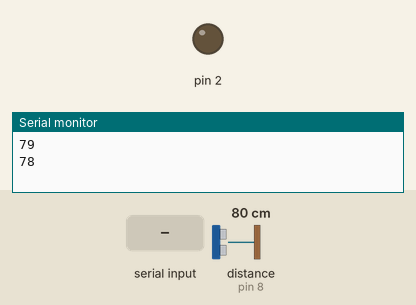
Bench run of a sketch on a simulated Arduino Uno, built with avr-gcc and run on an emulated ATmega328P. On the bench: output pins drawn as LEDs (lit = HIGH), the last lines printed to the serial monitor. Wiring (inferred from the names in the program): ultrasonic range finder: trigger pin 9; echo pin 8. The test bench sets the inputs (shaded band); at power-on: distance to the obstacle (sensor on pin 8) 80 cm. The echo pulse lasts 58.3 µs per cm; pins used as bus, display or sensor lines are not drawn.

Above: at 1.8 s.
1.9 s: "a" received over Serial
At 3.0 s:
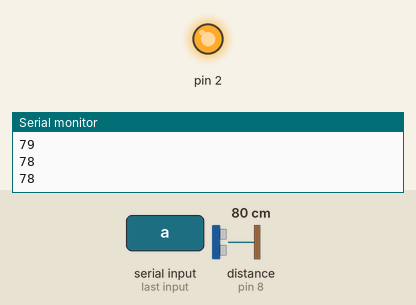
3.5 s: "b" received over Serial
At 5.0 s:
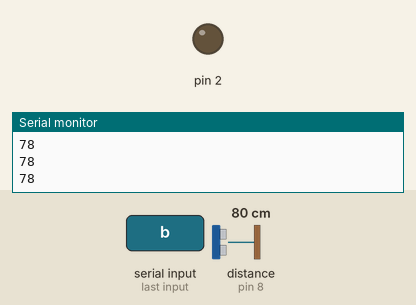
Timing chart, 0 to 6.5 s (numbered marks = the images above; inputs shaded):
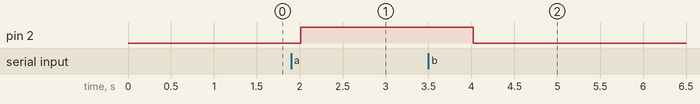

The sketch:

sketch.ino
```cpp
char cmd;

#define ECHO 8
#define TRIG 9

void setup() {
  Serial.begin(9600);

  pinMode(2, OUTPUT);

  pinMode(TRIG, OUTPUT);
  pinMode(ECHO, INPUT);
}

void loop() {
    digitalWrite(TRIG, LOW);
    delayMicroseconds(2);
    digitalWrite(TRIG, HIGH);
    delayMicroseconds(10);
    digitalWrite(TRIG, LOW);

    long distance1=pulseIn(ECHO, HIGH);

    Serial.println(distance1 * 17 / 1000);

    delay(1000);

    if(Serial.available()){
        cmd = Serial.read();

        if(cmd=='a'){
            digitalWrite(2, HIGH);
        } else if(cmd=='b'){
            digitalWrite(2, LOW);
        }
    }

}
```

Measured:
- after the input at 1.9 s, pin 2: LOW → HIGH after 0.11 s
- after the input at 3.5 s, pin 2: HIGH → LOW after 0.52 s
